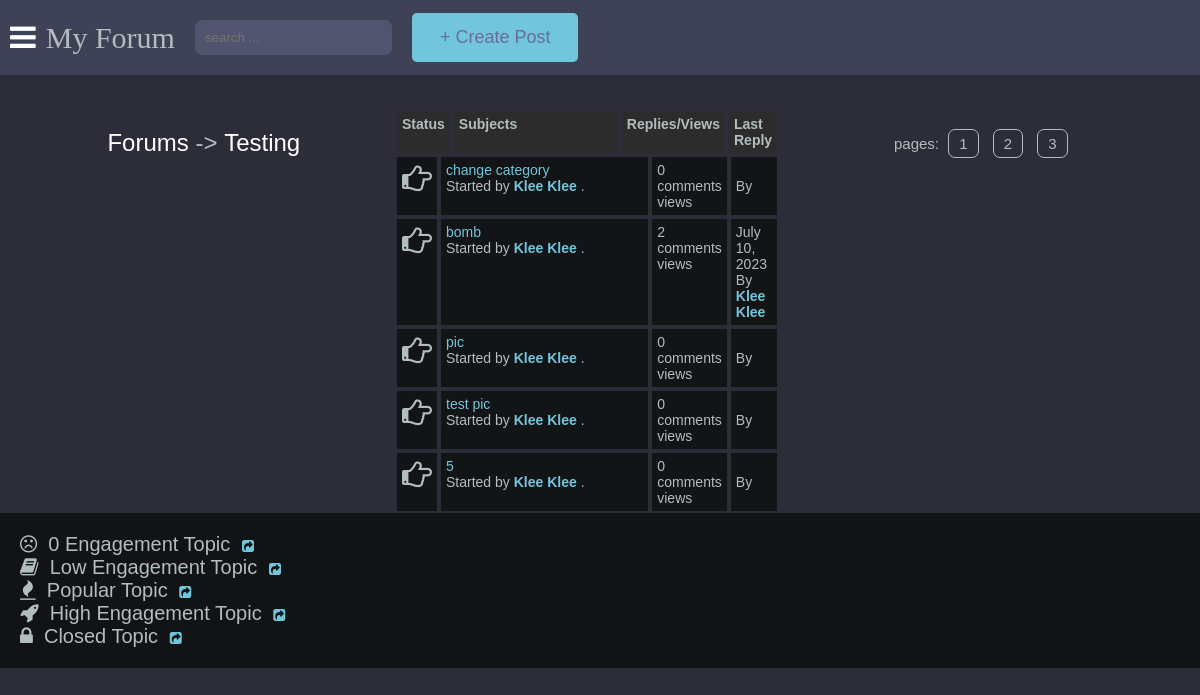
/posts/testing/, run on an earlier commit of the app's database.
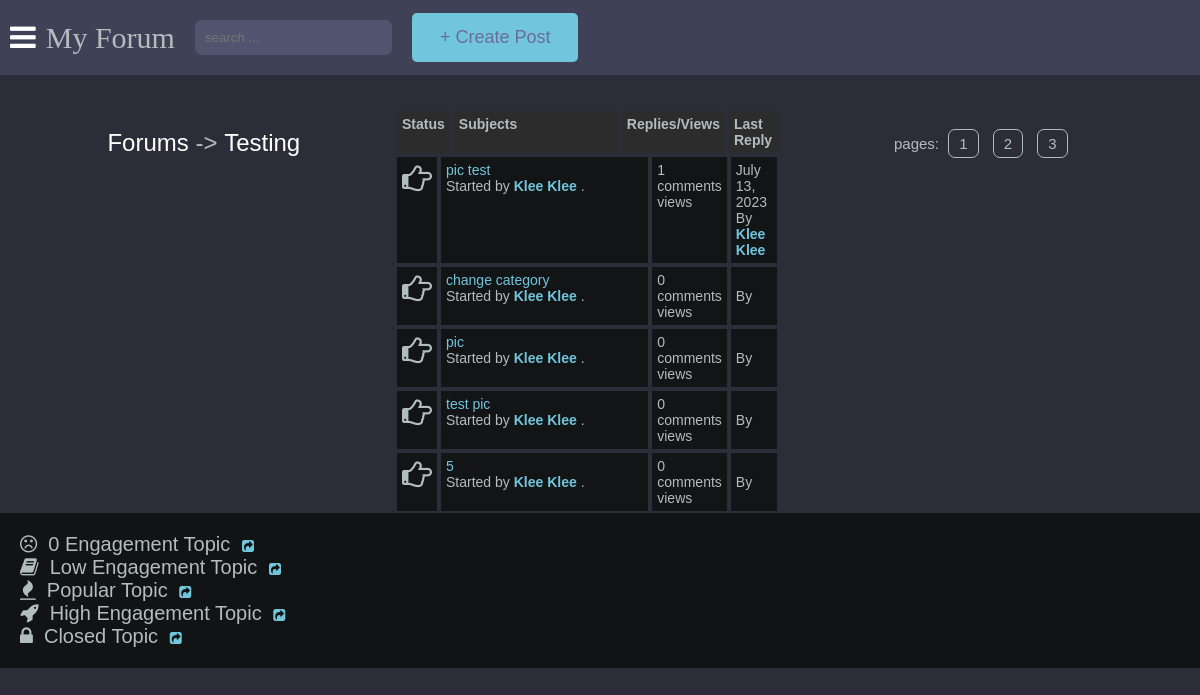
And on a later commit of the database.
### main/models.py (models this page shows, shortened)
class Post(models.Model):
    title = models.CharField(max_length=400)
    slug = models.SlugField(max_length=400, unique=True, blank=True)
    user = models.ForeignKey(Author, on_delete=models.CASCADE)
    content = HTMLField()
    categories = models.ManyToManyField(Category)
    date = models.DateTimeField(auto_now_add=True)
    approved = models.BooleanField(default=True)
    image = models.ImageField(upload_to='post_images', blank=True, null=True)
    hit_count_generic = GenericRelation(HitCount, object_id_field='object_pk',
        related_query_name='hit_count_generic_relation'
    )
    tags = TaggableManager()
    comments = models.ManyToManyField(Comment, blank=True)
    def get_url(self):
        return reverse("detail", kwargs={
            "slug":self.slug
        })
    class Meta:
        ordering = ['-date']
    @property
    def num_comments(self):
        return self.comments.count()
    @property
    def last_reply(self):
        return self.comments.latest("date")

class Author(models.Model):
    user = models.ForeignKey(User, on_delete=models.CASCADE)
    fullname = models.CharField(max_length=40, blank=True)
    slug = models.SlugField(max_length=400, unique=True, blank=True)
    bio = HTMLField()
    points = models.IntegerField(default=0)
    profile_pic = ResizedImageField(size=[400, 400], quality=100, upload_to="authors", default="defaults/default_profile_pic.jpg", null=True, blank=False)

class Comment(models.Model):
    user = models.ForeignKey(Author, on_delete=models.CASCADE)
    content = models.TextField()
    date = models.DateTimeField(auto_now_add=True)
    replies = models.ManyToManyField(Reply, blank=True)

### main/views.py (the view)
# urls.py: path("posts/<slug>/", posts, name="posts"),
def posts(request, slug):
    category = get_object_or_404(Category, slug=slug)
    posts = Post.objects.filter(approved=True, categories=category)
    paginator = Paginator(posts, 5)
    page = request.GET.get("page")
    try:
        posts = paginator.page(page)
    except PageNotAnInteger:
        posts = paginator.page(1)
    except EmptyPage:
        posts = paginator.page(paginator.num_pages)
    context = {
        "posts":posts,
        "forum": category,
        "title": "Posts"
    }
    return render(request, "posts.html", context)

### main/models.py (called while the page is built)
    def get_url(self):
        return reverse("posts", kwargs={
            "slug":self.slug
        })

### templates/posts.html
{% extends 'base.html' %}
{% load hitcount_tags %}
{% block content %}
    <div class="container">
        <div class="navigate">
            <span><a href="{% url 'home' %}">Forums</a> -> <a href="{{forum.get_url}}">{{forum.title}}</a></span>
        </div>
        <div class="posts-table">
            <div class="table-head">
                <div class="status">Status</div>
                <div class="subjects">Subjects</div>
                <div class="replies">Replies/Views</div>
                <div class="last-reply">Last Reply</div>
            </div>
            {% for post in posts %}
            <div class="table-row">
                <div class="status"><i class="fa fa-hand-o-right"></i></div>
                <div class="subjects">
                    <a href="{{post.get_url}}">{{post.title}}</a>
                    <br>
                    <span>Started by <b><a href="">{{post.user.fullname|title}}</a></b> .</span>
                </div>
                <div class="replies">
                    {{post.num_comments}} comments <br> {% get_hit_count for post %} views
                </div>
                <div class="last-reply">
                    {{post.last_reply.date|date}}
                    <br>By <b><a href="">{{post.last_reply.user.fullname|title}}</a></b>
                </div>
            </div>
            {% endfor %}
        </div>
            <div class="pagination">
                pages: {% for num_page in posts.paginator.page_range %}<a href="?page={{num_page}}">{{num_page}}</a> {% endfor %}
            </div>
    </div>
    <div class="note">
        <span><i class="fa fa-frown-o"></i>&nbsp; 0 Engagement Topic</span>&nbsp;&nbsp;&nbsp;<a href=""><i class="fa fa-share-square"></i></a><br>
        <span><i class="fa fa-book"></i>&nbsp; Low Engagement Topic</span>&nbsp;&nbsp;&nbsp;<a href=""><i class="fa fa-share-square"></i></a><br>
        <span><i class="fa fa-fire"></i>&nbsp; Popular Topic</span>&nbsp;&nbsp;&nbsp;<a href=""><i class="fa fa-share-square"></i></a><br>
        <span><i class="fa fa-rocket"></i>&nbsp; High Engagement Topic</span>&nbsp;&nbsp;&nbsp;<a href=""><i class="fa fa-share-square"></i></a><br>
        <span><i class="fa fa-lock"></i>&nbsp; Closed Topic</span>&nbsp;&nbsp;&nbsp;<a href=""><i class="fa fa-share-square"></i></a><br>
    </div>
{% endblock content %}

What changed in the data, as far as the page shows it:
removed Post: title "bomb", user.fullname "Klee Klee", num_comments "2", last_reply "July 10, 2023", last_reply.user.fullname "Klee Klee"
added Post: title "pic test", user.fullname "Klee Klee", num_comments "1", last_reply "July 13, 2023", last_reply.user.fullname "Klee Klee"
